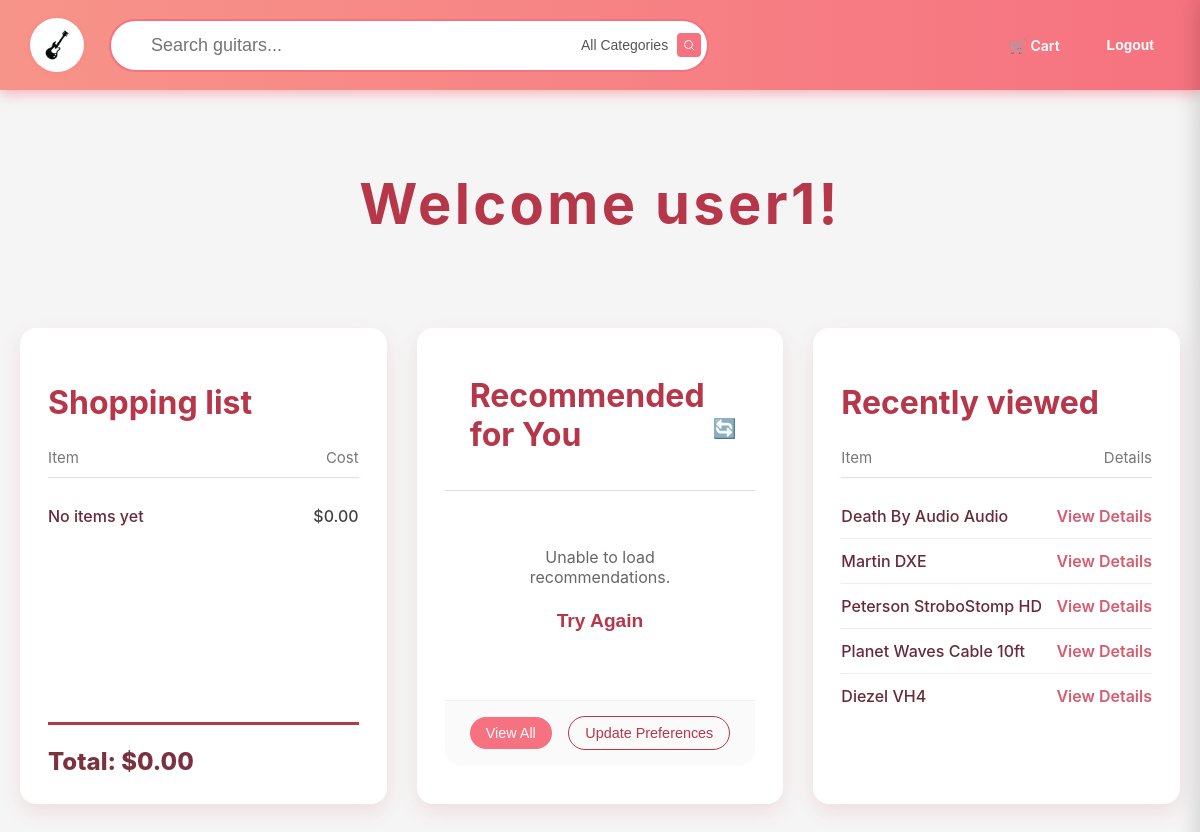
The page / (signed in) on the database its author committed.
### tables this page shows
CREATE TABLE users (
                id INTEGER PRIMARY KEY AUTOINCREMENT,
                username TEXT UNIQUE NOT NULL,
                email TEXT UNIQUE NOT NULL,
                password_hash TEXT NOT NULL,
                created_at TIMESTAMP DEFAULT CURRENT_TIMESTAMP,
                last_login TIMESTAMP
            );

CREATE TABLE products (
            id INTEGER PRIMARY KEY AUTOINCREMENT,
            name TEXT NOT NULL,
            category TEXT NOT NULL,
            price REAL NOT NULL,
            description TEXT,
            image_url TEXT,
            stock INTEGER DEFAULT 0,
            created_at TIMESTAMP DEFAULT CURRENT_TIMESTAMP
        , youtube_links TEXT DEFAULT NULL, skill_level VARCHAR(20), genre_suitability TEXT, instrument_type VARCHAR(20), price_range VARCHAR(20), popularity_score REAL DEFAULT 5.0, rating REAL DEFAULT 3.0);

### app.py (the view)
@app.route('/')
def home():
    db = get_db()
    if current_user.is_authenticated:
        items = db.execute('SELECT id, name, price FROM cart_items WHERE user_id = ? ORDER BY id DESC', (current_user.id,)).fetchall()
        recently_viewed = db.execute('''
            SELECT p.id, p.name, p.price
            FROM recently_viewed rv
            JOIN products p ON rv.product_id = p.id
            WHERE rv.user_id = ?
            ORDER BY rv.viewed_at DESC
            LIMIT 5
        ''', (current_user.id,)).fetchall()
    else:
        items = []  # No cart items for non-authenticated users
        recently_viewed = []  # No recently viewed for non-authenticated users
    total = sum((row['price'] or 0) for row in items)
    return render_template('index.html', cart_items=items, cart_total=total, recently_viewed=recently_viewed)

### app.py (called while the page is built, shortened)
def get_db():
    db = getattr(g, '_db', None)
    if db is None:
        db = g._db = sqlite3.connect(DB_PATH, check_same_thread=False)
        db.row_factory = sqlite3.Row
    return db

def get_categories():
    db = get_db()
    return db.execute('SELECT DISTINCT category FROM products ORDER BY category').fetchall()

@app.context_processor
def inject_globals():
    return {
        'categories': get_categories()
    }

@login_manager.user_loader
def load_user(user_id):
    db = get_db()
    user = db.execute('SELECT * FROM users WHERE id = ?', (user_id,)).fetchone()
    if user:
        return User(user['id'], user['username'], user['email'], user['password_hash'])
    return None

def seed_products():
    db = get_db()
    count = db.execute('SELECT COUNT(*) AS c FROM products').fetchone()['c']

@app.before_request
def setup():
    init_db()
    seed_products()
    update_product_images()

### templates/index.html (shortened to what this page needs)
{% extends "base.html" %}
{% block content %}
    <section class="welcome-section">
        {% if current_user.is_authenticated %}
            <h1>Welcome {{ current_user.username }}!</h1>
        {% else %}
            <h1>Welcome to Guitar Store!</h1>
            <p><a href="{{ url_for('login') }}">Login</a> or <a href="{{ url_for('register') }}">Register</a> to create your shopping list</p>
        {% endif %}
    </section>
    <main class="dashboard">
        <div class="card {% if current_user.is_authenticated %}clickable-card{% endif %}" {% if current_user.is_authenticated %}data-href="{{ url_for('shopping_cart') }}"{% endif %}>
            <h2>Shopping list</h2>
            <div class="card-header">
                <span>Item</span>
                <span>Cost</span>
            </div>
            <div class="card-content">
                {% if current_user.is_authenticated %}
                    {% if cart_items and cart_items|length > 0 %}
                        {% for item in cart_items %}
                        <div class="item-row">
                            <span class="item-name">{{ item.name }}</span>
                            <span>
                                ${{ '%.2f'|format(item.price or 0) }}
                                <form style="display:inline" method="post" action="{{ url_for('remove_item', item_id=item.id) }}">
                                    <button type="submit">Remove</button>
                                </form>
                            </span>
                        </div>
                        {% endfor %}
                    {% else %}
                        <div class="item-row">
                            <span class="item-name">No items yet</span>
                            <span>$0.00</span>
                        </div>
                    {% endif %}
                {% else %}
                    <div class="item-row">
                        <span class="item-name">Please login to view your shopping list</span>
                        <span><a href="{{ url_for('login') }}">Login</a></span>
                    </div>
                {% endif %}
            </div>
            <div class="total-cost">Total: ${{ '%.2f'|format(cart_total or 0) }}</div>
        </div>
        {% if current_user.is_authenticated %}
        <div class="card recommendations-card">
            <div class="card-header">
                <h2>Recommended for You</h2>
                <button class="refresh-btn" onclick="refreshRecommendations()" title="Refresh recommendations">🔄</button>
            </div>
            <div class="recommendations-grid" id="recommendationsGrid" data-max-items="3" style="display: none;">
            </div>
            <div class="recommendation-footer">
                <button class="view-all-btn" onclick="viewAllRecommendations()">View All</button>
                <button class="update-preferences-btn" onclick="updateSurvey()">Update Preferences</button>
            </div>
        </div>
        {% endif %}
        <div class="card">
            <h2>Recently viewed</h2>
            <div class="card-header">
                <span>Item</span>
                <span>Details</span>
            </div>
            <div class="card-content">
                {% if current_user.is_authenticated and recently_viewed %}
                    {% for product in recently_viewed %}
                    <div class="item-row">
                        <span class="item-name">{{ product.name }}</span>
                        <a href="{{ url_for('product_detail', product_id=product.id) }}" class="item-link">View Details</a>
                    </div>
                    {% endfor %}
                {% elif current_user.is_authenticated %}
                    <div class="item-row">
                        <span class="item-name">No recently viewed items</span>
                        <span><a href="{{ url_for('search') }}">Browse Products</a></span>
                    </div>
                {% else %}
                    <div class="item-row">
                        <span class="item-name">Please login to view recently viewed items</span>
                        <span><a href="{{ url_for('login') }}">Login</a></span>
                    </div>
                {% endif %}
            </div>
        </div>
    </main>
{% endblock %}

### static/style.css (style rules this page uses)
body { font-family: -apple-system, BlinkMacSystemFont, 'Segoe UI', Arial, sans-serif; margin: 0; padding: 0; background-color: #f5f5f5; color: #222; }
.recommendations-card { position: relative; min-height: 400px; background: white; border-radius: 16px; box-shadow: 0 8px 20px rgba(196, 63, 86, 0.12); transition: all 0.3s ease; }
.recommendations-card .card-header { display: flex; justify-content: space-between; align-items: center; padding: 20px 25px 15px 25px; border-bottom: 1px solid #f0f0f0; }
.recommendations-card .card-header h2 { margin: 0; color: #333; font-size: 1.3rem; font-weight: 600; }
.refresh-btn { background: none; border: none; cursor: pointer; font-size: 1.2rem; padding: 8px; border-radius: 50%; transition: all 0.3s ease; color: #b7374a; }
.recommendations-grid { display: grid; grid-template-columns: 1fr; gap: 20px; padding: 0 25px 20px 25px; }
.recommendation-footer { display: flex; justify-content: space-between; align-items: center; padding: 15px 25px; border-top: 1px solid #f0f0f0; background: #fafafa; border-radius: 0 0 16px 16px; }
.view-all-btn, .update-preferences-btn { padding: 8px 16px; border: none; border-radius: 20px; font-size: 0.9rem; font-weight: 500; cursor: pointer; transition: all 0.3s ease; }
.view-all-btn { background: #f67280; color: white; }
.update-preferences-btn { background: transparent; color: #b7374a; border: 1px solid #b7374a; }
a { color: #0066cc; text-decoration: none; }
button { cursor: pointer; font-weight: 600; border-radius: 4px; border: none; }
.homepage .welcome-section { padding: 50px 20px; background: #f5f5f5; border-radius: 16px; max-width: 1200px; margin: 30px auto 40px auto; text-align: center; }
.homepage .welcome-section h1 { font-size: 3.5rem; font-weight: 700; color: #b7374a; letter-spacing: 0.06em; margin: 0; }
.homepage .dashboard { display: grid; grid-template-columns: repeat(auto-fit, minmax(340px, 1fr)); gap: 30px; padding: 0 20px 60px; max-width: 1400px; margin: 0 auto 60px; }
.homepage .card { background-color: white; border-radius: 16px; padding: 28px; min-height: 420px; display: flex; flex-direction: column; box-shadow: 0 8px 20px rgba(196, 63, 86, 0.12); transition: box-shadow 0.3s ease, transform 0.3s ease; border: none; }
.homepage .card h2 { font-size: 2rem; margin-bottom: 26px; color: #b7374a; font-weight: 700; }
.homepage .card-header { display: flex; justify-content: space-between; font-size: 15px; color: #777; margin-bottom: 16px; padding-bottom: 10px; border-bottom: 1px solid #f0d8d8; }
.homepage .item-row { display: flex; justify-content: space-between; padding: 12px 0; border-bottom: 1px solid #f9e9e9; font-weight: 500; color: #444; }
.homepage .item-row span:last-child, .homepage .item-row a.item-link { text-align: right; margin-left: auto; }
.homepage .item-row:last-child { border-bottom: none; }
.homepage .item-name { color: #662a3a; }
.homepage .item-link { color: #d65c6f; text-decoration: none; font-weight: 600; transition: color 0.25s ease; }
.homepage .total-cost { margin-top: auto; padding-top: 22px; border-top: 3px solid #b7374a; font-weight: 800; color: #7b323f; font-size: 1.5rem; }
.homepage .card-content { flex: 1; }
.homepage .clickable-card { cursor: pointer; }
* { transition: all 0.25s ease; }
@media (max-width: 1200px) { .dashboard { max-width: 100%; padding: 0 15px 40px; } }
.item-row { transition: background-color 0.2s ease, transform 0.1s ease; }

### rows shown on the page
users: username "user1"
products: name "Death By Audio Audio"
products: name "Martin DXE"
products: name "Peterson StroboStomp HD"
products: name "Planet Waves Cable 10ft"
products: name "Diezel VH4"

### other values the page prints
{{ '%.2f'|format(cart_total or 0) }} "0.00"
